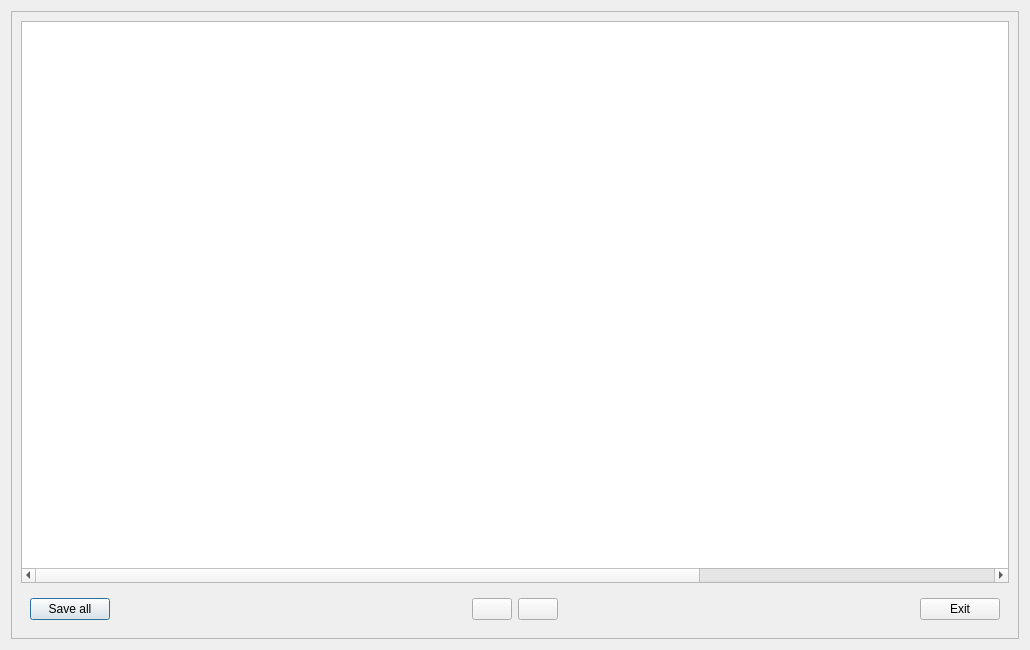
<?xml version="1.0" encoding="UTF-8"?>
<ui version="4.0">
 <class>DlgBreakfast</class>
 <widget class="QDialog" name="DlgBreakfast">
  <property name="geometry">
   <rect>
    <x>0</x>
    <y>0</y>
    <width>1030</width>
    <height>650</height>
   </rect>
  </property>
  <property name="windowTitle">
   <string>Dialog</string>
  </property>
  <layout class="QVBoxLayout" name="verticalLayout">
   <item>
    <widget class="QFrame" name="frame">
     <property name="frameShape">
      <enum>QFrame::StyledPanel</enum>
     </property>
     <property name="frameShadow">
      <enum>QFrame::Raised</enum>
     </property>
     <layout class="QVBoxLayout" name="verticalLayout_2">
      <item>
       <widget class="EQTableWidget" name="tblData">
        <property name="editTriggers">
         <set>QAbstractItemView::NoEditTriggers</set>
        </property>
        <property name="selectionMode">
         <enum>QAbstractItemView::NoSelection</enum>
        </property>
        <attribute name="horizontalHeaderVisible">
         <bool>false</bool>
        </attribute>
        <attribute name="verticalHeaderVisible">
         <bool>false</bool>
        </attribute>
        <attribute name="verticalHeaderDefaultSectionSize">
         <number>50</number>
        </attribute>
        <column>
         <property name="text">
          <string>id</string>
         </property>
        </column>
        <column>
         <property name="text">
          <string>room</string>
         </property>
        </column>
        <column>
         <property name="text">
          <string>arrangement</string>
         </property>
        </column>
        <column>
         <property name="text">
          <string>guest</string>
         </property>
        </column>
        <column>
         <property name="text">
          <string>qty</string>
         </property>
        </column>
        <column>
         <property name="text">
          <string>show</string>
         </property>
        </column>
        <column>
         <property name="text">
          <string>price</string>
         </property>
        </column>
        <column>
         <property name="text">
          <string>total</string>
         </property>
        </column>
        <column>
         <property name="text">
          <string>+</string>
         </property>
        </column>
        <column>
         <property name="text">
          <string>-</string>
         </property>
        </column>
        <column>
         <property name="text">
          <string>print</string>
         </property>
        </column>
        <column>
         <property name="text">
          <string>invoice</string>
         </property>
        </column>
        <column>
         <property name="text">
          <string>fdoc</string>
         </property>
        </column>
       </widget>
      </item>
      <item>
       <widget class="QWidget" name="widget" native="true">
        <layout class="QHBoxLayout" name="horizontalLayout">
         <item>
          <widget class="QPushButton" name="btnSave">
           <property name="text">
            <string>Save all</string>
           </property>
           <property name="icon">
            <iconset resource="res.qrc">
             <normaloff>:/images/ok.png</normaloff>:/images/ok.png</iconset>
           </property>
          </widget>
         </item>
         <item>
          <spacer name="horizontalSpacer_2">
           <property name="orientation">
            <enum>Qt::Horizontal</enum>
           </property>
           <property name="sizeHint" stdset="0">
            <size>
             <width>5555</width>
             <height>20</height>
            </size>
           </property>
          </spacer>
         </item>
         <item>
          <widget class="QPushButton" name="btnDown">
           <property name="text">
            <string/>
           </property>
           <property name="icon">
            <iconset resource="res.qrc">
             <normaloff>:/images/down.png</normaloff>:/images/down.png</iconset>
           </property>
          </widget>
         </item>
         <item>
          <widget class="QPushButton" name="btnUp">
           <property name="text">
            <string/>
           </property>
           <property name="icon">
            <iconset resource="res.qrc">
             <normaloff>:/images/up.png</normaloff>:/images/up.png</iconset>
           </property>
          </widget>
         </item>
         <item>
          <spacer name="horizontalSpacer">
           <property name="orientation">
            <enum>Qt::Horizontal</enum>
           </property>
           <property name="sizeHint" stdset="0">
            <size>
             <width>5555</width>
             <height>20</height>
            </size>
           </property>
          </spacer>
         </item>
         <item>
          <widget class="QPushButton" name="btnExit">
           <property name="text">
            <string>Exit</string>
           </property>
           <property name="icon">
            <iconset resource="res.qrc">
             <normaloff>:/images/exit.png</normaloff>:/images/exit.png</iconset>
           </property>
          </widget>
         </item>
        </layout>
       </widget>
      </item>
     </layout>
    </widget>
   </item>
  </layout>
 </widget>
 <customwidgets>
  <customwidget>
   <class>EQTableWidget</class>
   <extends>QTableWidget</extends>
   <header location="global">eqtablewidget.h</header>
  </customwidget>
 </customwidgets>
 <resources>
  <include location="res.qrc"/>
 </resources>
 <connections/>
</ui>
